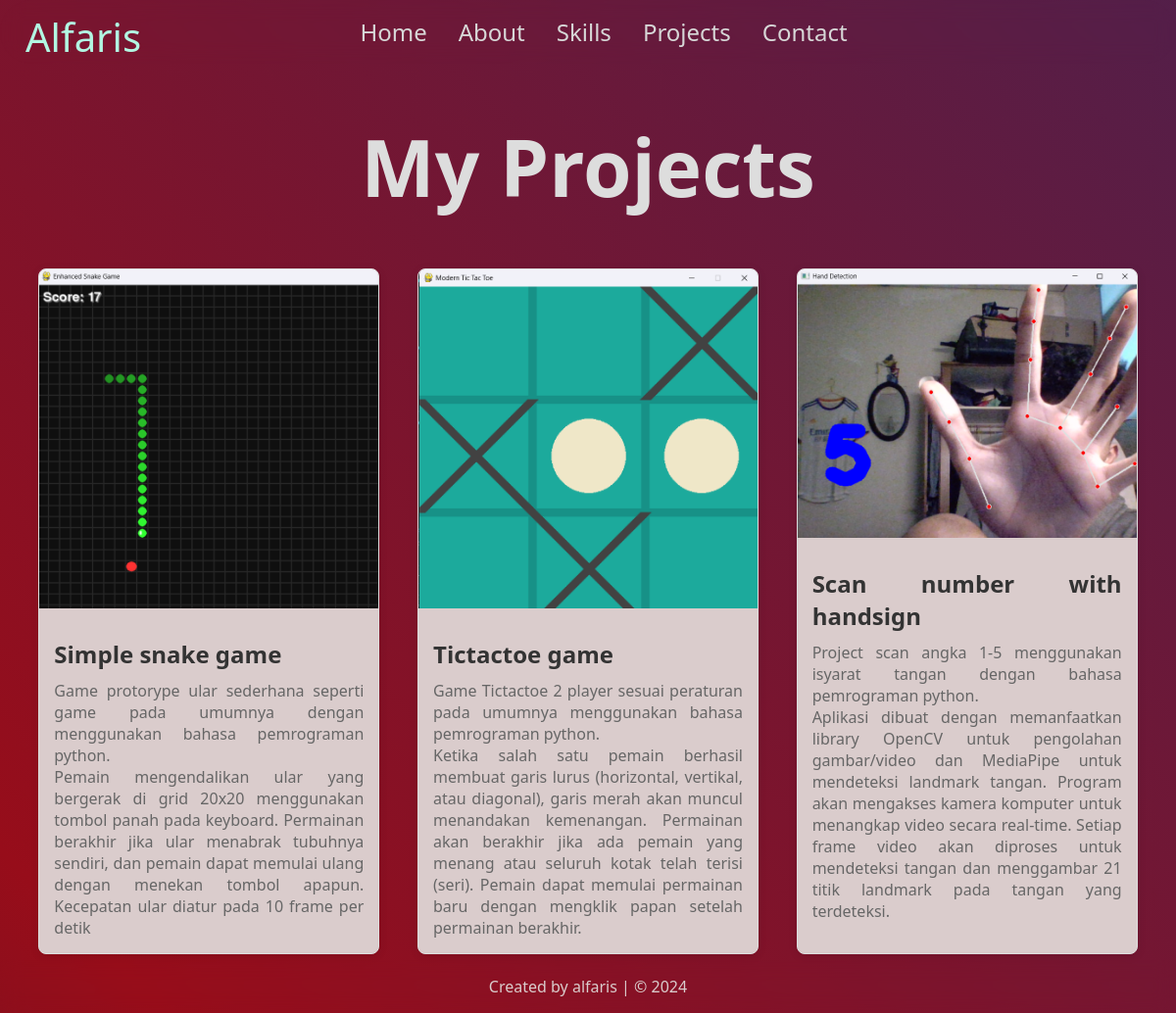
Screenshot of /Projects.php with the database file from the repository.
### tables this page shows
CREATE TABLE `project` (
  `img` varchar(255) DEFAULT NULL,
  `project_h3` varchar(100) DEFAULT NULL,
  `project_p1` text DEFAULT NULL,
  `project_p2` text DEFAULT NULL
);

### Projects.php (the view, shortened to what this page needs)
<!DOCTYPE html>
<html lang="en">
<head>
    <link rel="stylesheet" href="styles.css"/>
    <link href = "https://cdn.jsdelivr.net/npm/bootstrap-icons@1.8.1/font/bootstrap-icons.css" rel="stylesheet"/>
</head>
<body>
    <div class="container first-container">
        <nav class="navbar">
            <div class="nav-content">
                <ul class="nav-items">
                    <h3>Alfaris</h3>
                    <li><a href="index.php">Home</a></li>
                    <li><a href="About.php">About</a></li>
                    <li><a href="skills.php">Skills</a></li>
                    <li><a href="Projects.php">Projects</a></li>
                    <li><a href="contact.php">Contact</a></li>
                </ul>
            </div>
        </nav>
        <section id="projects">
            <h2 class="section-title">My Projects</h2>
            <div class="project-container">
                <?php
                include 'koneksi.php';
                $data = 'SELECT * from project';
                $hasil = $conn->query($data);
                If ($hasil->num_rows > 0) {
                while($row = $hasil->fetch_assoc()){
                echo '
                                <div class="project-box">
                    <img src="'.$row['img'].'" alt="Project 1">
                    <div class="project-description">
                        <h3>'.$row['project_h3'].' </h3>
                        <p>'.$row['project_p1'].'</p>
                        <p>'.$row['project_p2'].'</p>
                    </div>
                </div>
                ';
                }
                }
            ?>
            </div>
        </section>
        <footer><div class="credit">
            <p>Created by <a>alfaris</a>
             | &copy; 2024</p>
        </footer>
        </div>
</body>
</html>

### styles.css (style rules this page uses)
* { padding: 0; margin: 0; box-sizing: border-box; font-family: system-ui, -apple-system, BlinkMacSystemFont, 'Segoe UI', Roboto, Oxygen, Ubuntu, Cantarell, 'Open Sans', 'Helvetica Neue', sans-serif; }
* body { font-family: system-ui, -apple-system, BlinkMacSystemFont, 'Segoe UI', Roboto, Oxygen, Ubuntu, Cantarell, 'Open Sans', 'Helvetica Neue', sans-serif; background: linear-gradient(135deg, #2b3a1a, #142d30); color: #b2f7e2; display: flex; justify-content: center; align-items: center; height: 100%; overflow-y: auto; }
.first-container { min-height: 100vh; width: 100%; background: linear-gradient(45deg, #192635, #970d1a, #4e204d, #224cb0); background-size: 300% 300%; animation: color 10s ease-in-out infinite; position: absolute; top: 0; left: 0; z-index: 100; }
.navbar { background-color: rgba(255, 255, 255, 0); backdrop-filter: blur(10px); display: flex; justify-content: center; align-items: center; padding: 1rem 2rem; border-radius: 50px; }
.nav-content { display: flex; justify-content: space-between; align-items: center; width: center; }
.nav-items { display: flex; list-style: none; margin: 0; padding: 0; align-items: center; }
.nav-items h3 { font-size: 2.5rem; color: #b2f7e2; font-weight: 400; position: absolute; top: 0; left: 1rem; margin: 10px; }
.nav-items li { margin-left: 2rem; }
.nav-items li a { color: #d7d7d7; text-decoration: none; font-size: 1.5rem; transition: color 0.3s; }
#projects { padding: 50px 20px; background-color: #f5f5f500; min-height: 100vh; }
.section-title { text-align: center; margin-bottom: 40px; font-size: 5rem; color: #ddd; opacity: 0; animation: fadeIn 1.5s ease-out forwards; text-align: center; margin-bottom: 40px; font-size: 5rem; color: #ddd; }
.project-container { display: flex; justify-content: space-around; flex-wrap: wrap; }
.project-box { width: 30%; margin: 10px; background-color: #dacccc; border: 1px solid #dddddd; border-radius: 8px; overflow: hidden; box-shadow: 0 2px 10px rgba(0, 0, 0, 0.1); transform: translateY(20px); opacity: 0; transition: transform 0.5s ease, opacity 0.5s ease; }
.project-box img { width: 100%; height: auto; }
.project-description { padding: 15px; text-align: justify; }
.project-box h3 { margin: 10px 0; font-size: 1.5em; color: #333333; }
.project-box p { font-size: 1em; color: #666666; }
.project-container .project-box { animation: fadeInUp 0.5s forwards; }
.project-container .project-box:nth-child(1) { animation-delay: 0.1s; }
.project-container .project-box:nth-child(2) { animation-delay: 0.2s; }
.project-container .project-box:nth-child(3) { animation-delay: 0.3s; }
h2 { text-align: center; color: #b2f7e2; font-size: 2rem; margin-bottom: 20px; }
footer { text-decoration: none; position: fixed; bottom: 0; width: 100%; text-align: center; padding: 1rem 0; background-color: rgba(65, 55, 55, 0); backdrop-filter: blur(10px); }
footer .credit { text-decoration: none; color: #dacccc; font-size: 1rem; }

### rows the page displays
project: img (picture), project_h3 "Simple snake game", project_p1 "Game protorype ular sederhana seperti game pada umumnya dengan menggunakan bahasa pemrograman python.", project_p2 "Pemain mengendalikan ular yang bergerak di grid 20x20 menggunakan tombol panah pada keyboard. Permainan berakhir jika ular menabrak tubuhnya sendiri, dan pemain dapat memulai ulang dengan menekan tombol apapun. Kecepatan ular diatur pada 10 frame per detik"
project: img (picture), project_h3 "Tictactoe game", project_p1 "Game Tictactoe 2 player sesuai peraturan pada umumnya menggunakan bahasa pemrograman python.", project_p2 "Ketika salah satu pemain berhasil membuat garis lurus (horizontal, vertikal, atau diagonal), garis merah akan muncul menandakan kemenangan. Permainan akan berakhir jika ada pemain yang menang atau seluruh kotak telah terisi (seri). Pemain dapat memulai permainan baru dengan mengklik papan setelah permainan berakhir."
project: img (picture), project_h3 "Scan number with handsign", project_p1 "Project scan angka 1-5 menggunakan isyarat tangan dengan bahasa pemrograman python.", project_p2 "Aplikasi dibuat dengan memanfaatkan library OpenCV untuk pengolahan gambar/video dan MediaPipe untuk mendeteksi landmark tangan. Program akan mengakses kamera komputer untuk menangkap video secara real-time. Setiap frame video akan diproses untuk mendeteksi tangan dan menggambar 21 titik landmark pada tangan yang terdeteksi."
